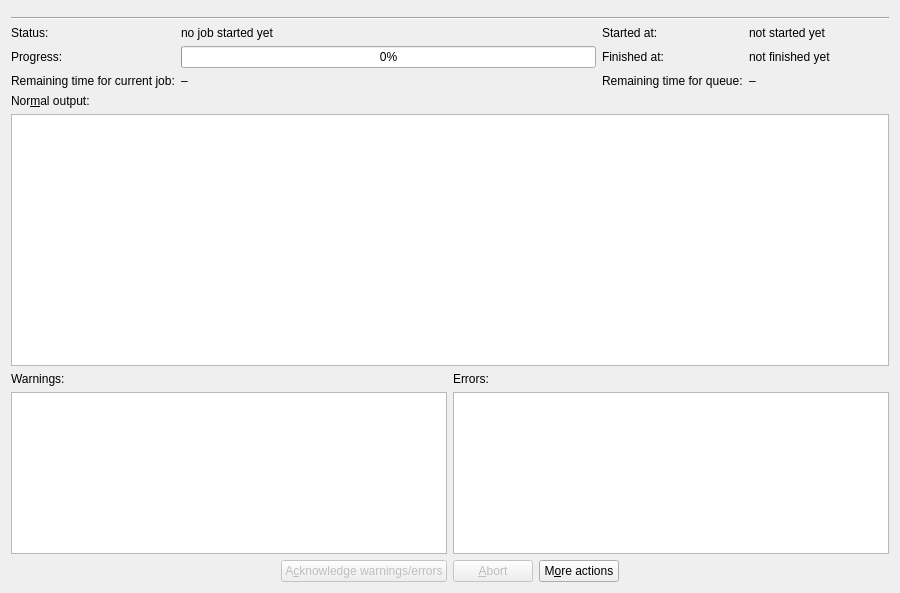
<?xml version="1.0" encoding="UTF-8"?>
<ui version="4.0">
 <class>mtx::gui::WatchJobs::Tab</class>
 <widget class="QWidget" name="mtx::gui::WatchJobs::Tab">
  <property name="geometry">
   <rect>
    <x>0</x>
    <y>0</y>
    <width>900</width>
    <height>593</height>
   </rect>
  </property>
  <property name="windowTitle">
   <string notr="true">Form</string>
  </property>
  <layout class="QVBoxLayout" name="verticalLayout_5">
   <item>
    <widget class="mtx::gui::Util::ElideLabel" name="description"/>
   </item>
   <item>
    <widget class="Line" name="line">
     <property name="orientation">
      <enum>Qt::Horizontal</enum>
     </property>
    </widget>
   </item>
   <item>
    <layout class="QGridLayout" name="gridLayout">
     <item row="0" column="0">
      <widget class="QLabel" name="statusLabel">
       <property name="text">
        <string>Status:</string>
       </property>
      </widget>
     </item>
     <item row="0" column="1">
      <widget class="QLabel" name="status">
       <property name="text">
        <string>no job started yet</string>
       </property>
      </widget>
     </item>
     <item row="0" column="2">
      <widget class="QLabel" name="startedAtLabel">
       <property name="text">
        <string>Started at:</string>
       </property>
      </widget>
     </item>
     <item row="0" column="3">
      <widget class="QLabel" name="startedAt">
       <property name="minimumSize">
        <size>
         <width>140</width>
         <height>0</height>
        </size>
       </property>
       <property name="text">
        <string>not started yet</string>
       </property>
      </widget>
     </item>
     <item row="1" column="0">
      <widget class="QLabel" name="progressLabel">
       <property name="text">
        <string>Progress:</string>
       </property>
      </widget>
     </item>
     <item row="1" column="1">
      <widget class="QProgressBar" name="progressBar">
       <property name="value">
        <number>0</number>
       </property>
      </widget>
     </item>
     <item row="2" column="0">
      <widget class="QLabel" name="remainingTimeCurrentJobLabel">
       <property name="text">
        <string>Remaining time for current job:</string>
       </property>
      </widget>
     </item>
     <item row="2" column="1">
      <widget class="QLabel" name="remainingTimeCurrentJob">
       <property name="text">
        <string notr="true">–</string>
       </property>
      </widget>
     </item>
     <item row="1" column="2">
      <widget class="QLabel" name="finishedAtLabel">
       <property name="text">
        <string>Finished at:</string>
       </property>
      </widget>
     </item>
     <item row="1" column="3">
      <widget class="QLabel" name="finishedAt">
       <property name="minimumSize">
        <size>
         <width>140</width>
         <height>0</height>
        </size>
       </property>
       <property name="text">
        <string>not finished yet</string>
       </property>
      </widget>
     </item>
     <item row="2" column="2">
      <widget class="QLabel" name="remainingTimeQueueLabel">
       <property name="text">
        <string>Remaining time for queue:</string>
       </property>
      </widget>
     </item>
     <item row="2" column="3">
      <widget class="QLabel" name="remainingTimeQueue">
       <property name="text">
        <string notr="true">–</string>
       </property>
      </widget>
     </item>
    </layout>
   </item>
   <item>
    <layout class="QVBoxLayout" name="verticalLayout_4" stretch="3,2">
     <item>
      <layout class="QVBoxLayout" name="verticalLayout_3">
       <item>
        <widget class="QLabel" name="outputLabel">
         <property name="text">
          <string>Nor&amp;mal output:</string>
         </property>
         <property name="buddy">
          <cstring>output</cstring>
         </property>
        </widget>
       </item>
       <item>
        <widget class="QPlainTextEdit" name="output">
         <property name="sizePolicy">
          <sizepolicy hsizetype="Expanding" vsizetype="Expanding">
           <horstretch>0</horstretch>
           <verstretch>0</verstretch>
          </sizepolicy>
         </property>
         <property name="undoRedoEnabled">
          <bool>false</bool>
         </property>
         <property name="readOnly">
          <bool>true</bool>
         </property>
        </widget>
       </item>
      </layout>
     </item>
     <item>
      <layout class="QHBoxLayout" name="horizontalLayout_2">
       <item>
        <layout class="QVBoxLayout" name="verticalLayout">
         <item>
          <widget class="QLabel" name="warningsLabel">
           <property name="text">
            <string>Warnings:</string>
           </property>
           <property name="buddy">
            <cstring>warnings</cstring>
           </property>
          </widget>
         </item>
         <item>
          <widget class="QPlainTextEdit" name="warnings">
           <property name="sizePolicy">
            <sizepolicy hsizetype="Expanding" vsizetype="Expanding">
             <horstretch>0</horstretch>
             <verstretch>0</verstretch>
            </sizepolicy>
           </property>
           <property name="undoRedoEnabled">
            <bool>false</bool>
           </property>
           <property name="readOnly">
            <bool>true</bool>
           </property>
          </widget>
         </item>
        </layout>
       </item>
       <item>
        <layout class="QVBoxLayout" name="verticalLayout_2">
         <item>
          <widget class="QLabel" name="errorsLabel">
           <property name="text">
            <string>Errors:</string>
           </property>
           <property name="buddy">
            <cstring>errors</cstring>
           </property>
          </widget>
         </item>
         <item>
          <widget class="QPlainTextEdit" name="errors">
           <property name="sizePolicy">
            <sizepolicy hsizetype="Expanding" vsizetype="Expanding">
             <horstretch>0</horstretch>
             <verstretch>0</verstretch>
            </sizepolicy>
           </property>
           <property name="undoRedoEnabled">
            <bool>false</bool>
           </property>
           <property name="readOnly">
            <bool>true</bool>
           </property>
          </widget>
         </item>
        </layout>
       </item>
      </layout>
     </item>
    </layout>
   </item>
   <item>
    <layout class="QHBoxLayout" name="horizontalLayout">
     <item>
      <spacer name="horizontalSpacer">
       <property name="orientation">
        <enum>Qt::Horizontal</enum>
       </property>
       <property name="sizeHint" stdset="0">
        <size>
         <width>40</width>
         <height>20</height>
        </size>
       </property>
      </spacer>
     </item>
     <item>
      <widget class="QPushButton" name="acknowledgeWarningsAndErrorsButton">
       <property name="enabled">
        <bool>false</bool>
       </property>
       <property name="text">
        <string>A&amp;cknowledge warnings/errors</string>
       </property>
      </widget>
     </item>
     <item>
      <widget class="QPushButton" name="abortButton">
       <property name="enabled">
        <bool>false</bool>
       </property>
       <property name="text">
        <string>&amp;Abort</string>
       </property>
      </widget>
     </item>
     <item>
      <widget class="QPushButton" name="moreActionsButton">
       <property name="text">
        <string>M&amp;ore actions</string>
       </property>
      </widget>
     </item>
     <item>
      <spacer name="horizontalSpacer_2">
       <property name="orientation">
        <enum>Qt::Horizontal</enum>
       </property>
       <property name="sizeHint" stdset="0">
        <size>
         <width>40</width>
         <height>20</height>
        </size>
       </property>
      </spacer>
     </item>
    </layout>
   </item>
  </layout>
 </widget>
 <customwidgets>
  <customwidget>
   <class>mtx::gui::Util::ElideLabel</class>
   <extends>QFrame</extends>
   <header>mkvtoolnix-gui/util/elide_label.h</header>
   <container>1</container>
  </customwidget>
 </customwidgets>
 <tabstops>
  <tabstop>output</tabstop>
  <tabstop>warnings</tabstop>
  <tabstop>errors</tabstop>
  <tabstop>acknowledgeWarningsAndErrorsButton</tabstop>
  <tabstop>abortButton</tabstop>
  <tabstop>moreActionsButton</tabstop>
 </tabstops>
 <resources/>
 <connections/>
 <slots>
  <slot>onSaveOutput()</slot>
  <slot>onAbort()</slot>
 </slots>
</ui>
